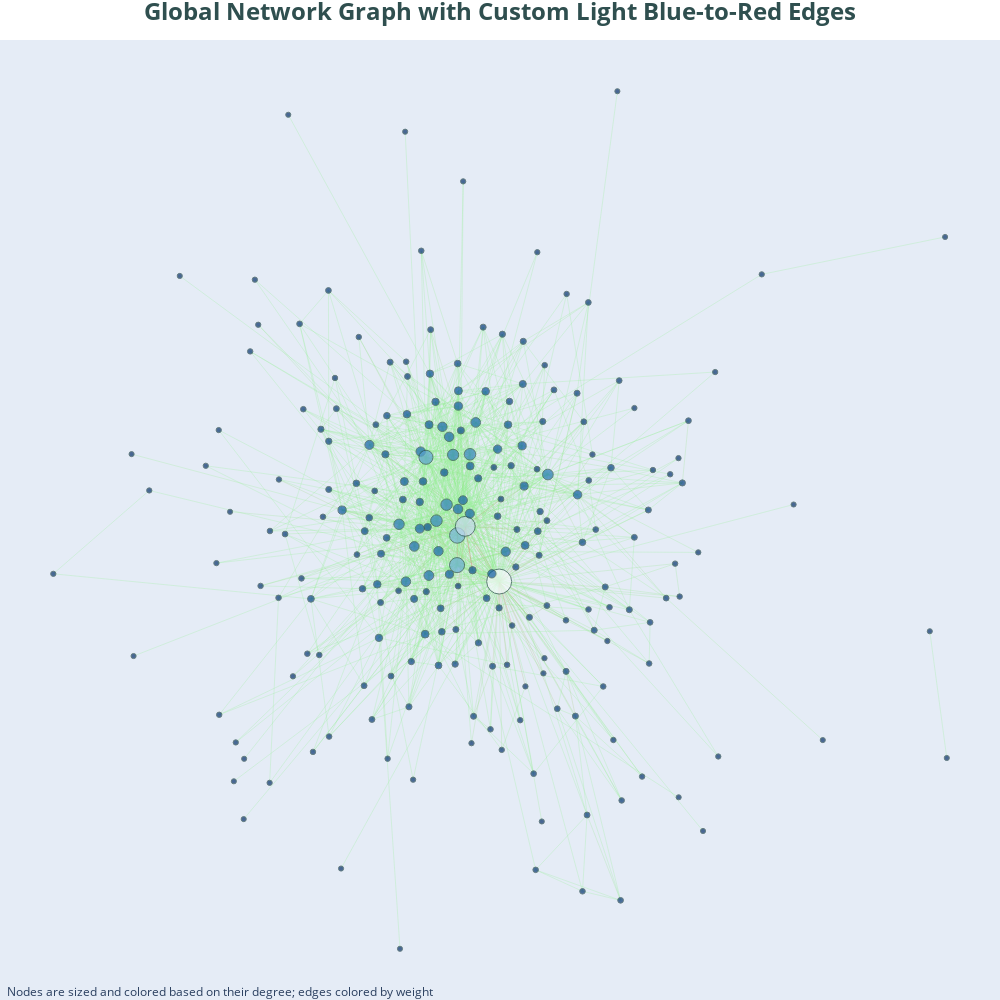

Notebook code for this chart:
### Code cell
import networkx as nx
import plotly.graph_objects as go
import matplotlib.colors as mcolors

# Create the graph
G = nx.Graph()
for _, row in df.iterrows():
    G.add_edge(row['Source'], row['Target'], weight=row['Weight'])

# Set node positions
pos = nx.spring_layout(G, k=0.3)

node_degrees = dict(G.degree())
max_degree = max(node_degrees.values())
node_colors = [255 - (degree / max_degree * 255) for degree in node_degrees.values()]
node_sizes = [5 + (degree / max_degree * 20) for degree in node_degrees.values()]

# Define a custom colormap from light blue to red
custom_cmap = mcolors.LinearSegmentedColormap.from_list("custom_cmap", ["lightgreen", "red"])
norm = mcolors.Normalize(vmin=min(nx.get_edge_attributes(G, 'weight').values()),
                         vmax=max(nx.get_edge_attributes(G, 'weight').values()))

# Create edge traces with custom colors
edge_traces = []
for edge in G.edges(data=True):
    x0, y0 = pos[edge[0]]
    x1, y1 = pos[edge[1]]
    weight = edge[2]['weight']
    rgba_color = mcolors.to_rgba(custom_cmap(norm(weight)), alpha=0.5)
    color = f'rgba({rgba_color[0] * 255}, {rgba_color[1] * 255}, {rgba_color[2] * 255}, {rgba_color[3]})'

    edge_trace = go.Scatter(
        x=[x0, x1, None],
        y=[y0, y1, None],
        line=dict(width=0.5, color=color),
        hoverinfo='none',
        mode='lines'
    )
    edge_traces.append(edge_trace)

# Create node traces
node_x, node_y = zip(*[pos[node] for node in G.nodes()])
node_trace = go.Scatter(
    x=node_x, y=node_y,
    mode='markers',
    text=[f'Node: {node}<br>Degree: {degree}' for node, degree in node_degrees.items()],
    marker=dict(
        showscale=False,
        colorscale='Blues',
        color=node_colors,
        size=node_sizes,
        colorbar=dict(
            thickness=15,
            title='Node Degree',
            xanchor='left',
            titleside='right'
        ),
        line_width=1,
        line_color='DarkSlateGrey'))

# Combine edge and node traces
fig = go.Figure(data=edge_traces + [node_trace],
                layout=go.Layout(
                    title='<b>Global Network Graph Edges</b>',
                    title_x=0.5,
                    titlefont=dict(size=24, color='DarkSlateGrey'),
                    showlegend=False,
                    hovermode='closest',
                    margin=dict(b=0, l=0, r=0, t=40),
                    annotations=[
                        dict(
                            showarrow=False,
                            text="Nodes are sized and colored based on their degree; edges colored by weight",
                            xref="paper", yref="paper",
                            x=0.005, y=-0.002,
                            xanchor='left', yanchor='bottom',
                            font=dict(size=12)
                        )
                    ],
                    xaxis=dict(showgrid=False, zeroline=False, showticklabels=False),
                    yaxis=dict(showgrid=False, zeroline=False, showticklabels=False),
                    width=1000,
                    height=1000
                ))

fig.show()
